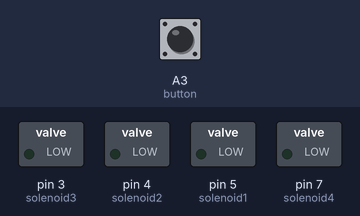
The sketch below on a simulated Arduino Uno, built with avr-gcc and run on an emulated ATmega328P. On the bench: switched loads named in the sketch (green lamp = pin HIGH). Dashed ring = blinking. Inputs (shaded band) come from the test bench; at power-on: A3 (button) HIGH.

Above: at 2.2 s.
2.3 s: A3 (button) pulled LOW for 0.15 s
At 2.37 s:
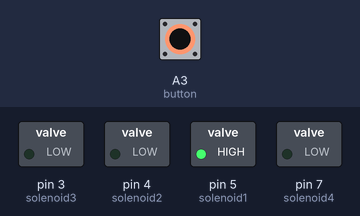
At 3.1 s:
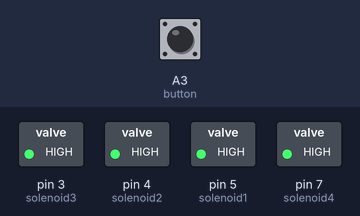
5.3 s: A3 (button) pulled LOW for 3.2 s
At 5.67 s:
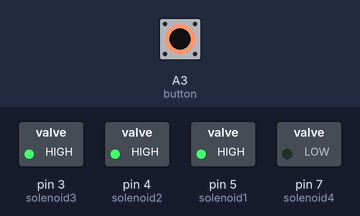
Timing chart, 0 to 10.7 s (numbered marks = the images above; inputs shaded):
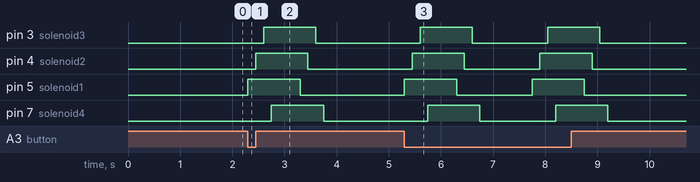

The sketch:

quad-cannon-button.ino
```cpp
/*
 * quad-cannon-button by Hardware Unknown (https://www.youtube.com/hardwareunknown)
 */

const int solenoid1 = 5;
const int solenoid2 = 4;
const int solenoid3 = 3;
const int solenoid4 = 7;
const int button = A3;

unsigned long solenoid1Start = 0; // time when solenoid1 was last opened
unsigned long solenoid2Start = 0; // time when solenoid2 was last opened
unsigned long solenoid3Start = 0; // time when solenoid3 was last opened
unsigned long solenoid4Start = 0; // time when solenoid4 was last opened
unsigned long solenoidWait = 150; // time between cannons firing during rapid fire sequence
unsigned long solenoidInterval = 1000; // # ms solenoid remains open for

unsigned long launcherArmDelay = 1000; // how long until launcher is armed after final rapid fire shot

bool buttonPressed = false;
bool launcherArmed = true;

unsigned long currentMillis = 0;

void setup()
{
  pinMode(solenoid1, OUTPUT);
  pinMode(solenoid2, OUTPUT);
  pinMode(solenoid3, OUTPUT);
  pinMode(solenoid4, OUTPUT);

  pinMode(button, INPUT_PULLUP);

  delay(1000); // prevents solenoids all simultaneously firing on startup, unsure why this occured before
}

void loop(){
  buttonPressed = !digitalRead(button);
  if (buttonPressed && launcherArmed){ // if button is pressed, enter the while loop
    launcherArmed = false;
    solenoid1Start = millis();
    solenoid2Start = millis() + solenoidWait;
    solenoid3Start = millis() + (2 * solenoidWait);
    solenoid4Start = millis() + (3 * solenoidWait);
  }
  if (millis() - solenoid1Start < solenoidInterval){
    digitalWrite(solenoid1, HIGH); // open the solenoid valve
  }
  else{
    digitalWrite(solenoid1, LOW); // close the solenoid valve
  }
  if (millis() - solenoid2Start < solenoidInterval && millis() >= solenoid2Start){
    digitalWrite(solenoid2, HIGH); // open the solenoid valve
  }
  else{
    digitalWrite(solenoid2, LOW); // close the solenoid valve
  }
  if (millis() - solenoid3Start < solenoidInterval && millis() >= solenoid3Start){
    digitalWrite(solenoid3, HIGH); // open the solenoid valve
  }
  else{
    digitalWrite(solenoid3, LOW); // close the solenoid valve
  }
  if (millis() - solenoid4Start < solenoidInterval && millis() >= solenoid4Start){
    digitalWrite(solenoid4, HIGH); // open the solenoid valve
  }
  else{
    digitalWrite(solenoid4, LOW); // close the solenoid valve
  }
  if (millis() >= solenoid4Start + solenoidInterval + launcherArmDelay){
    launcherArmed = true;
  }
}
```

Measured:
- after the input at 2.3 s, pin 3 (solenoid3): LOW → HIGH after 0.30 s, → LOW 1.0 s later; pin 4 (solenoid2): LOW → HIGH after 0.15 s, → LOW 1.0 s later; pin 5 (solenoid1): LOW → HIGH at once, → LOW 1.0 s later; pin 7 (solenoid4): LOW → HIGH after 0.45 s, → LOW 1.0 s later
- after the input at 5.3 s, pin 3 (solenoid3): alternates HIGH for 1.0 s and LOW for 1.4 s, 4 changes in all, then stays LOW, starting after 0.30 s; pin 4 (solenoid2): alternates HIGH for 1.0 s and LOW for 1.4 s, 4 changes in all, then stays LOW, starting after 0.15 s
